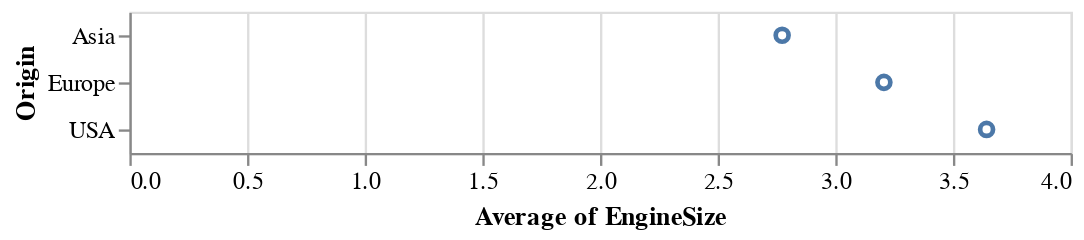

The cell this chart's notebook holds for it:
### Code cell
# Aggregating functions
alt.Chart(cars).mark_point().encode(y = 'Origin', x = 'average(EngineSize)')

### Figure 1 — Vega-Lite specification as saved in the notebook (floating-point values rounded to 4 significant figures; data arrays with more than 128 entries replaced by an {"elided": "..."} marker saying what was removed)
{"config": {"view": {"continuousWidth": 400, "continuousHeight": 300}}, "data": {"name": "data-362fecc64292928e5a32b64921b7b919"}, "mark": "point", "encoding": {"x": {"type": "quantitative", "aggregate": "average", "field": "EngineSize"}, "y": {"type": "nominal", "field": "Origin"}}, "$schema": "https://vega.github.io/schema/vega-lite/v4.8.1.json", "datasets": {"data-362fecc64292928e5a32b64921b7b919": {"elided": "428 records"}}}
